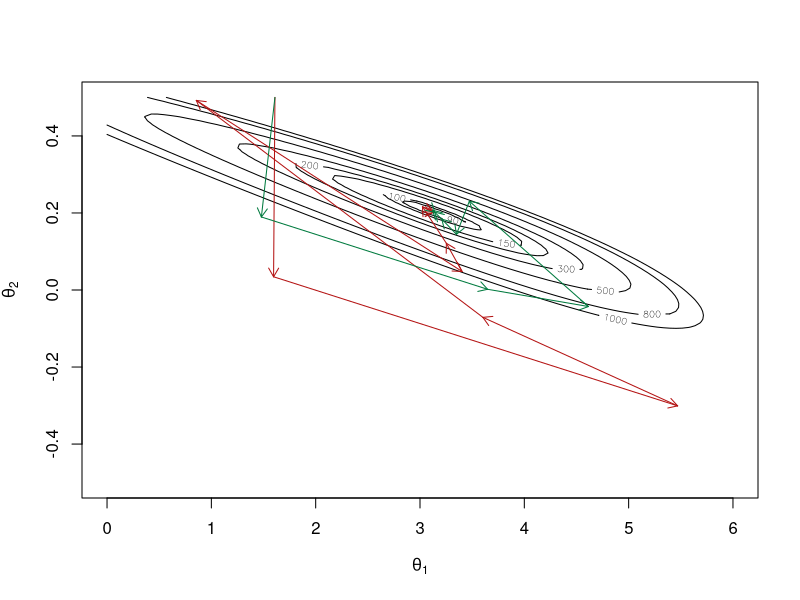

Generate this figure with R:
## ---- chunk 1
BFGS<-function(par, # vector of starting values
               fn , # objective function
               gr , # function to compute the gradient 
               B  , # initial inverse Hessian approximation
               control=list(maxit=1000,abstol=1e-6,c1=1e-4,c2=0.9), # control parameters
               ...){ #  can pass extra arguments to 'fn' and `gr`  via ...  "the ellipsis"
  
  norm_vec <- function(x) sqrt(sum(x^2)) 

  k    <- 1
  
  # convergence indicator (0 = converged successfully, 1 = max iteration reached)
  conv <- 0  
  
  p            <- length(par) # dimension of space 
  
  par_current  <- par
  
  fn_current   <- fn(par_current, t = tdat, y = ydat) # evaluate objective function
  
  grad_current <- gr(par_current, t = tdat, y = ydat) # evaluate gradient 
  
  # note additional arguments are passed on using the ellipsis ...
  
  # other initialisations
  
  par_seq        <- matrix(0,nrow=control$maxit,ncol=p) #sequence of iterations
  par_seq[k,]    <- par_current
  k_backtracking <- rep(0,control$maxit)                # sequence of backtracking iterations

  while(norm_vec(grad_current)>control$abstol){ # stopping criterion
    
   Delta <- -B %*% grad_current # computes descent direction
  
   alpha         <- 1   # initial step length
  
   par_proposed  <- par_current + alpha*Delta
  
   fn_proposed   <- fn(par_proposed,...) # evaluate objective fun at proposed point
  
   k_bt <- 0
  
   
  # backtracking

  
  k_bt <- 0
  
  maxit_bt <- 100 # maximum number of backtracking iterations
  
  while ((fn_proposed >= fn_current)&(k_bt < maxit_bt)){
    
    k_bt           <- k_bt+1 # counter for the number of backtracking iterations
    
    alpha          <- alpha/2
    
    par_proposed  <- par_current + alpha*Delta
    
    fn_proposed   <- fn(par_proposed,...) 
   
  }# End of backtracking
    
  
  k_backtracking[k]<-k_bt
 
  # updating
  
  grad_old     <- grad_current 
  
  par_current  <- par_proposed
  
  fn_current   <- fn_proposed
  
  grad_current <- gr(par_current,...)
  
  eta          <- grad_current - grad_old
  
  rho <- 1/as.numeric(crossprod(eta,Delta)) 
  # uses as.numeric to convert from a matrix of dimension 1 x 1 to a scale  
  
  B   <- (diag(p)-rho*tcrossprod(Delta,eta))%*%B%*%(diag(p)-rho*tcrossprod(eta,Delta)) +  alpha*rho* tcrossprod(Delta)
  
  k   <- k+1
  
  par_seq[k,] <- par_current # sequence of iteration points
  
  if (k == control$maxit){
    
    conv <-1
    
    break  # breaks while loop if maximum number of iterations is reached
    
  }
  
} 
  
return(list(par         = par_current,
            value       = fn_current,
            convergence = conv,
            iterations  = k,
            par_seq     = par_seq[1:k,],
            inv_hess    = B,
            backtracks  = k_backtracking[1:k]))
}
## ---- chunk 2
tdat <- 1:13
ydat <- c(12, 14, 33, 50, 67, 74, 123, 141, 165, 204, 253, 246, 240)

expr <- expression(-y*(theta1+theta2*t)+(exp(theta1+theta2*t)+lgamma(y+1)))

aux <- deriv(expr,c("theta1","theta2"),function.arg=c("theta1","theta2","t","y"),hessian=TRUE) 

deriv_pack_auto <- function(theta=c(1,1),t=1,y=1) {
  res <- aux(theta[1],theta[2],t,y)
  f <- sum(as.numeric(res)) 
  # here I am adding up all the contributions to get the derivatives right
  # care needs to be taken with the gradient and Hessian since they are defined 
  # as arrays (not matrices) so we need to add up in
  # a different way. Consult the help file for deriv
  g<-apply(attr(res,"gradient"),2,sum)
  H<-apply(attr(res,"hessian"),c(2,3),sum)
  list(f=f,g=g,H=H)
}

pois_fn <- function(theta=c(1,1),t=1,y=1) {
  temp <- deriv_pack_auto(theta=theta,t=t,y=y)
  
  return(temp$f)
}

pois_grad <- function(theta=c(1,1),t=1,y=1) {
  temp <- deriv_pack_auto(theta=theta,t=t,y=y)
  
  return(temp$g)
}

pois_hes <- function(theta=c(1,1),t=1,y=1) {
  temp <- deriv_pack_auto(theta=theta,t=t,y=y)
  
  return(temp$H)
}

theta0 <- c(log(5), 0.5)

run1 <- BFGS(par = theta0, fn = pois_fn, gr = pois_grad, B = diag(c(1, 3)), t = tdat, y = ydat)
run2 <- BFGS(par = theta0, fn = pois_fn, gr = pois_grad, B = diag(c(5, 1)), t = tdat, y = ydat)
## ---- chunk 3
theta1_grid <- seq(0,6,length=100)
theta2_grid <- seq(-0.5,0.5,length=100)

M <- matrix(NA, nrow=100, ncol=100)

for (i in 1:100){
  for (j in 1:100){
    M[i,j]<-pois_fn(theta = c(theta1 = theta1_grid[i],theta2 = theta2_grid[j]), t = tdat, y = ydat)
  }
}

contour(x = theta1_grid,
        y = theta2_grid,
        levels=c(90,100,150,200,300,500,800,1000),
        z = M,
        xlab=expression(theta[1]),
        ylab=expression(theta[2]))

theta_vals <- run1$par_seq

arrows(
  x0 = theta_vals[1:(NROW(theta_vals) - 1), 1],
  x1 = theta_vals[2:NROW(theta_vals), 1],
  y0 = theta_vals[1:(NROW(theta_vals) - 1), 2],
  y1 = theta_vals[2:NROW(theta_vals), 2],
  length = 0.1,
  col = "#b41313"
)

theta_vals <- run2$par_seq

arrows(
  x0 = theta_vals[1:(NROW(theta_vals) - 1), 1],
  x1 = theta_vals[2:NROW(theta_vals), 1],
  y0 = theta_vals[1:(NROW(theta_vals) - 1), 2],
  y1 = theta_vals[2:NROW(theta_vals), 2],
  length = 0.1,
  col = "#007a3e"
)
## ---- chunk 4

